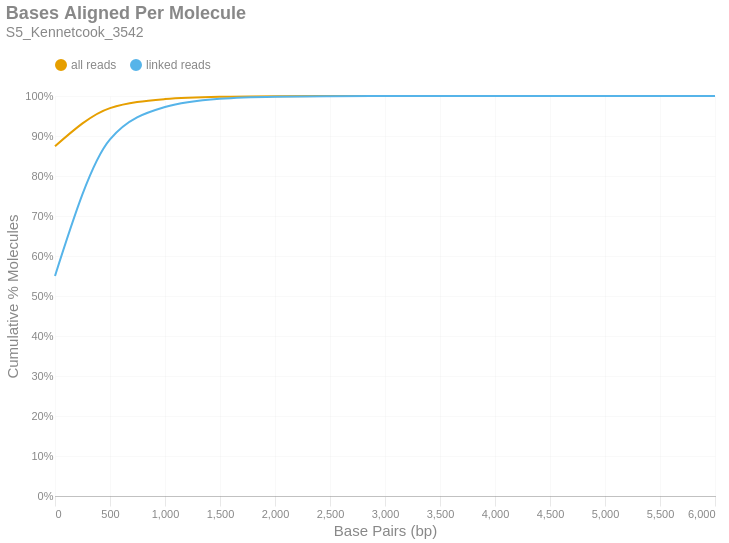

The notebook cell saved with this chart:
### Markdown cell above
### Bases Aligned Per Molecule
This is a cumulative frequency distribution showing the number of base pairs aligned per unique molecule. These data are shown in 500 bp bins. There are two distributions: one with `all reads` (yellow) and another with only `linked reads` (blue). The percent of molecules in the `linked reads` distribution is relative to the total number of linked molecules.

### Code cell
if SKIPLR:
    print_html(f"Skipped")
else:
    binned_df = consolidated_hist(valids['aligned_bp'], mask, 500, True)
    with SafeRender(binned_df):
        (
            density_plot(binned_df, 'Bases Aligned Per Molecule', samplename, 'basesper')
            .encode(
                x=alt.X('bin:Q', title="Base Pairs (bp)").axis(tickMinStep=500).scale(padding=0),
                y=alt.Y('value:Q', title='Cumulative % Molecules')
                    .axis(format='%')
                    .scale(domain = [0,1])
                    .stack(False),
                color=alt.Color("key:N").scale(domain = ["all reads", "linked reads"]),
                tooltip = [
                    alt.Tooltip("key:N", title = "Data Type"),
                    alt.Tooltip("range_label:N", title="Bases Aligned Per Molecule"),
                    alt.Tooltip("value:Q", format = ".2%", title="% Molecules (Cum.)")
                ]
            )
        ).display()

### Figure 1 — Vega-Lite specification as saved in the notebook (floating-point values rounded to 4 significant figures)
{"width": "container", "height": 400, "config": {"title": {"anchor": "start", "dy": -15, "fontSize": 18, "color": "#888888", "subtitleColor": "#888888", "subtitleFontSize": 14}, "arc": {"fill": "#0072B2"}, "axis": {"domainColor": "#888888", "domainWidth": 0.5, "gridWidth": 0.2, "grid": false, "titleFontWeight": 400, "titleFontSize": 15, "labelFontSize": 11, "labelColor": "#888888", "tickColor": "#888888", "tickWidth": 0.2, "titleColor": "#888888"}, "axisBand": {"grid": false}, "axisX": {"grid": true, "tickSize": 10, "domainCap": "round"}, "axisY": {"domain": false, "grid": true, "tickSize": 0, "domainCap": "round"}, "background": "transparent", "header": {"labelFontSize": 15, "labelColor": "#888888", "titleFontSize": 15, "titleFontWeight": 600, "titleColor": "#888888"}, "legend": {"labelFont": "sans-serif", "labelFontSize": 12, "labelColor": "#888888", "symbolSize": 100, "symbolType": "circle", "titleFontSize": 12, "titlePadding": 10, "titleColor": "#888888", "title": null, "orient": "top"}, "range": {"category": ["#E69F00", "#56B4E9", "#009E73", "#F0E442", "#0072B2", "#D55E00", "#CC79A7", "#000000"], "diverging": ["#cfe8f3", "#a2d4ec", "#73bfe2", "#46abdb", "#1696d2", "#12719e"]}, "area": {"fill": "#0072B2", "fillOpacity": 0.7, "line": true, "strokeOpacity": 0.7}, "line": {"color": "#0072B2", "stroke": "#0072B2", "strokeWidth": 2}, "trail": {"color": "#0072B2", "stroke": "#0072B2", "strokeWidth": 0, "size": 1}, "point": {"filled": true, "fillOpacity": 1.0, "size": 95}, "text": {"color": "#888888", "fontSize": 11, "align": "right", "fontWeight": 400, "size": 11}, "bar": {"fill": "#0072B2", "stroke": null}, "view": {"stroke": null, "continuousWidth": 660, "continuousHeight": 400}}, "data": {"name": "data-82799cd16c0497ae81d1d55599a4f8ce"}, "mark": {"type": "line", "interpolate": "monotone", "point": {"opacity": 0, "size": 275}}, "encoding": {"color": {"field": "key", "scale": {"domain": ["all reads", "linked reads"]}, "type": "nominal"}, "tooltip": [{"field": "key", "title": "Data Type", "type": "nominal"}, {"field": "range_label", "title": "Bases Aligned Per Molecule", "type": "nominal"}, {"field": "value", "format": ".2%", "title": "% Molecules (Cum.)", "type": "quantitative"}], "x": {"axis": {"tickMinStep": 500}, "field": "bin", "scale": {"padding": 0}, "title": "Base Pairs (bp)", "type": "quantitative"}, "y": {"axis": {"format": "%"}, "field": "value", "scale": {"domain": [0, 1]}, "stack": false, "title": "Cumulative % Molecules", "type": "quantitative"}}, "params": [{"name": "param_c36ac31b6afebe62", "select": {"type": "point", "fields": ["key"]}, "bind": "legend"}], "title": {"text": "Bases Aligned Per Molecule", "subtitle": "S5_Kennetcook_3542"}, "transform": [{"fold": ["all reads (cumsum)", "linked reads (cumsum)"]}, {"calculate": "replace(datum.key, ' (cumsum)', '')", "as": "key"}, {"filter": {"param": "param_c36ac31b6afebe62"}}], "usermeta": {"embedOptions": {"downloadFileName": "S5_Kennetcook_3542.basesper"}}, "$schema": "https://vega.github.io/schema/vega-lite/v6.1.0.json", "datasets": {"data-82799cd16c0497ae81d1d55599a4f8ce": [{"bin": "0.0", "interval": "0.0-500.0", "all reads": 0.8743, "linked reads": 0.5502, "all reads (cumsum)": 0.8743, "linked reads (cumsum)": 0.5502, "range_label": "0-499"}, {"bin": "500.0", "interval": "500.0-1000.0", "all reads": 0.09546, "linked reads": 0.3413, "all reads (cumsum)": 0.9698, "linked reads (cumsum)": 0.8915, "range_label": "500-999"}, {"bin": "1000.0", "interval": "1000.0-1500.0", "all reads": 0.02254, "linked reads": 0.08092, "all reads (cumsum)": 0.9923, "linked reads (cumsum)": 0.9724, "range_label": "1000-1499"}, {"bin": "1500.0", "interval": "1500.0-2000.0", "all reads": 0.00577, "linked reads": 0.02071, "all reads (cumsum)": 0.9981, "linked reads (cumsum)": 0.9931, "range_label": "1500-1999"}, {"bin": "2000.0", "interval": "2000.0-2500.0", "all reads": 0.001454, "linked reads": 0.00522, "all reads (cumsum)": 0.9995, "linked reads (cumsum)": 0.9984, "range_label": "2000-2499"}, {"bin": "2500.0", "interval": "2500.0-3000.0", "all reads": 0.0003342, "linked reads": 0.0012, "all reads (cumsum)": 0.9999, "linked reads (cumsum)": 0.9996, "range_label": "2500-2999"}, {"bin": "3000.0", "interval": "3000.0-3500.0", "all reads": 8.955e-05, "linked reads": 0.0003214, "all reads (cumsum)": 1.0, "linked reads (cumsum)": 0.9999, "range_label": "3000-3499"}, {"bin": "3500.0", "interval": "3500.0-4000.0", "all reads": 2.642e-05, "linked reads": 9.485e-05, "all reads (cumsum)": 1.0, "linked reads (cumsum)": 1.0, "range_label": "3500-3999"}, {"bin": "4000.0", "interval": "4000.0-4500.0", "all reads": 3.752e-06, "linked reads": 1.347e-05, "all reads (cumsum)": 1.0, "linked reads (cumsum)": 1.0, "range_label": "4000-4499"}, {"bin": "4500.0", "interval": "4500.0-5000.0", "all reads": 2.284e-06, "linked reads": 8.197e-06, "all reads (cumsum)": 1.0, "linked reads (cumsum)": 1.0, "range_label": "4500-4999"}, {"bin": "5000.0", "interval": "5000.0-5500.0", "all reads": 3.262e-07, "linked reads": 1.171e-06, "all reads (cumsum)": 1.0, "linked reads (cumsum)": 1.0, "range_label": "5000-5499"}, {"bin": "5500.0", "interval": "5500.0-6000.0", "all reads": 3.262e-07, "linked reads": 1.171e-06, "all reads (cumsum)": 1.0, "linked reads (cumsum)": 1.0, "range_label": "5500-5999"}, {"bin": "6000.0", "interval": "6000.0-6500.0", "all reads": 1.631e-07, "linked reads": 5.855e-07, "all reads (cumsum)": 1.0, "linked reads (cumsum)": 1.0, "range_label": "6000-6499"}]}}
